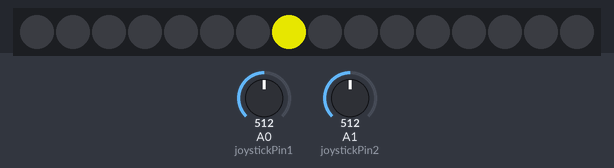
Recording of a sketch running on a simulated Arduino Uno, built with avr-gcc and run on an emulated ATmega328P. Shown: 16 RGB LEDs in strip order, left to right. The inputs (shaded band) are chosen by the test bench; at power-on: A0 (joystickPin1) = 512, A1 (joystickPin2) = 512. Dim RGB values are drawn brighter than linear; random numbers use the default seed unless the sketch sets one; what the sketch prints to the serial monitor is not drawn.

Above: at 0.15 s.
At 3.62 s:
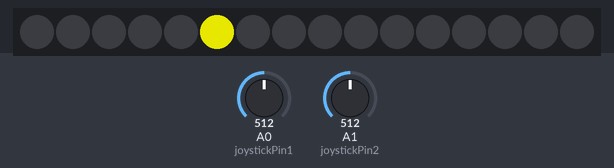
At 9.9 s:
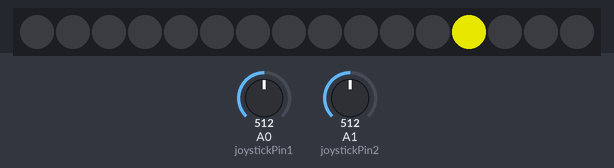
At 19.72 s:
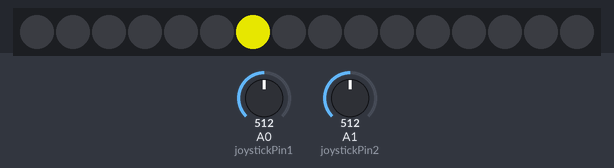
At 29.15 s:
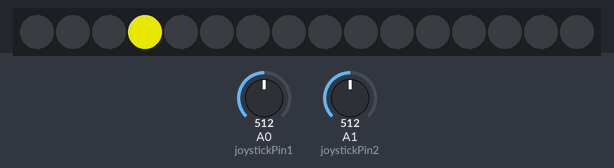
At 39.15 s:
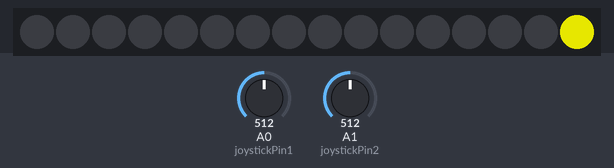

The sketch:

MFWH14controllerFINAL.ino
```cpp
/* MFWH Controller

   Uses XBee Shield + SFE Joystick + NeoPixel Ring.

   The XBee trasnmits data from the Joystick.

   The NeoPixel Ring takes direct data from the
   Joystick and shows the direction the XBee will
   be transmitting.

   Connect:
     Joystick A1 -> A0
              A2 -> A1
     NeoPixel Ring IN -> D4

   created 6.16.14
   made by Quin Etnyre

   kudos to Atmel, SparkFun, Adafruit, Digi (Rob Faludi)
*/

#include <Adafruit_NeoPixel.h>
#include <SoftwareSerial.h>

#define PIN 4 // NeoPixel Pin #
Adafruit_NeoPixel pixels = Adafruit_NeoPixel(16, PIN); //x16

uint32_t blue = 0x0000FF; // color for bot 1
uint32_t green = 0x00FF00; // color for bot 2

int robotColor = 2; // 1 is blue bot, 2 is green bot
int color;  // color variable for current color

int joystickA;  // variables for joystick direction and speed
int joystickB;

int joystickPin1 = A0;  // predefined pins
int joystickPin2 = A1;

void setup() {
  Serial.begin(9600);

  pixels.begin();
  pixels.setBrightness(180); // 1/3 brightness
}

void loop(){

  joystickA=analogRead(joystickPin1); // joystick A
  joystickB=analogRead(joystickPin2); // joystick B

  int printSpeed = map(joystickA, 0, 1023, 0, 15);
  int printDirection = map(joystickB, 0, 1023, 0, 15);

  int writeSpeed = map(joystickA, 0, 1023, 0, 9);
  int writeDirection = map(joystickB, 0, 1023, 0, 9);

  if(robotColor == 1) {
    color = blue;
  }

  if(robotColor == 2) {
    color = green;
  }

  uint8_t i;

  i = random(32);
  pixels.setPixelColor(i, color);
  pixels.show();
  pixels.setPixelColor(i, 0);


  Serial.write(0x7E);
  Serial.print(writeSpeed);
  Serial.print(writeDirection);
/*
  Serial.print("A");
  Serial.print(writeSpeed);
  Serial.print(writeDirection);
  Serial.println("C");
*/
}
```
